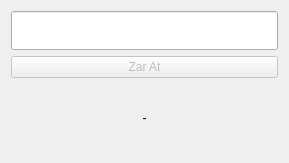
<?xml version="1.0" encoding="UTF-8"?>
<ui version="4.0">
 <class>ZarOyunu</class>
 <widget class="QWidget" name="ZarOyunu">
  <property name="geometry">
   <rect>
    <x>0</x>
    <y>0</y>
    <width>289</width>
    <height>163</height>
   </rect>
  </property>
  <property name="windowTitle">
   <string>Zar Oyunu V1.0</string>
  </property>
  <layout class="QVBoxLayout" name="verticalLayout">
   <item>
    <widget class="QLineEdit" name="txtZar">
     <property name="font">
      <font>
       <pointsize>20</pointsize>
      </font>
     </property>
     <property name="inputMask">
      <string>0</string>
     </property>
    </widget>
   </item>
   <item>
    <widget class="QPushButton" name="btnAt">
     <property name="enabled">
      <bool>false</bool>
     </property>
     <property name="text">
      <string>Zar At</string>
     </property>
    </widget>
   </item>
   <item>
    <widget class="QLabel" name="lblSonuc">
     <property name="text">
      <string>-</string>
     </property>
     <property name="alignment">
      <set>Qt::AlignCenter</set>
     </property>
    </widget>
   </item>
  </layout>
 </widget>
 <resources/>
 <connections/>
</ui>
